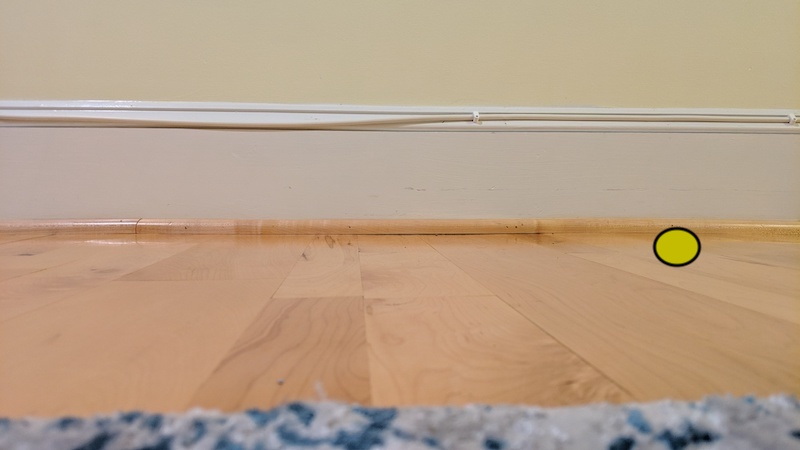
#> input picture images/img1.jpg, 800 x 450 px, found by its file name
$ python diff-distance.py
#> lines starting #> are read from the running program, lines starting #| are printed output that depends on the picture; after the words box and inside, x2 and y2 are one past the last pixel; in counts of white or black regions, pixels touching at a corner belong together
# Two images capture a moving object
# find the distance the object travelled
# adapted from https://www.pyimagesearch.com/2016/04/11/finding-extreme-points-in-contours-with-opencv/
# and https://stackoverflow.com/questions/56781635/find-extreme-outer-points-in-image-with-python-opencv

import cv2
import numpy as np

im0 = cv2.imread('images/img1.jpg')
#> im0 is the input picture: shape (450, 800, 3); mean B, G, R 137, 159.9, 183.4
im1 = cv2.imread('images/img2.jpg')
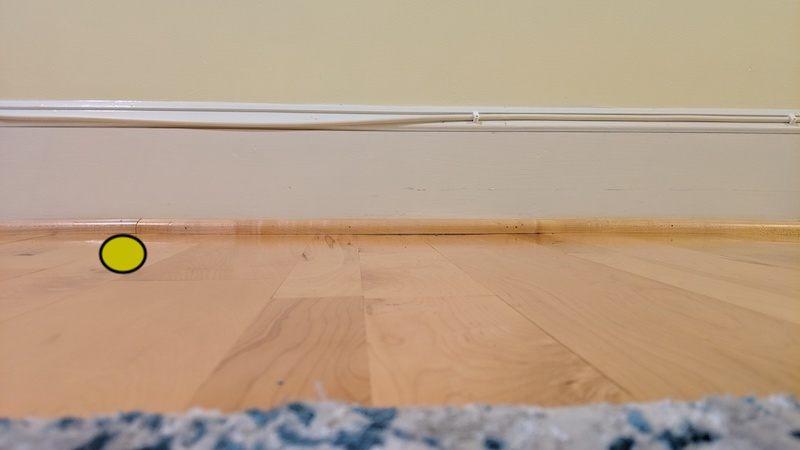
#> input picture images/img2.jpg, 800 x 450 px, found by its file name
#> im1 is the input picture: shape (450, 800, 3); mean B, G, R 136.9, 159.9, 183.4

# subtract images, grayscale, Gaussian blur, threshold
diff = cv2.absdiff(im0, im1)
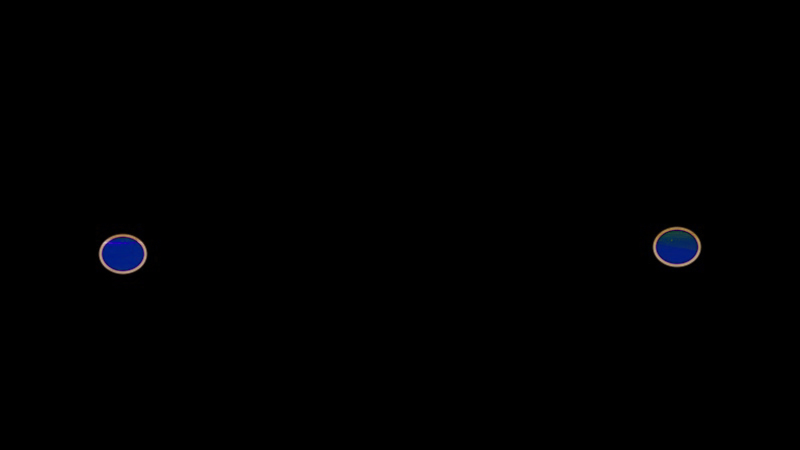
#> diff: shape (450, 800, 3); mean B, G, R 1, 0.5, 0.4
gray = cv2.cvtColor(diff, cv2.COLOR_BGR2GRAY)
blur = cv2.GaussianBlur(gray, (3, 3), 0)
thresh = cv2.threshold(blur, 127, 255, cv2.THRESH_BINARY)[1]
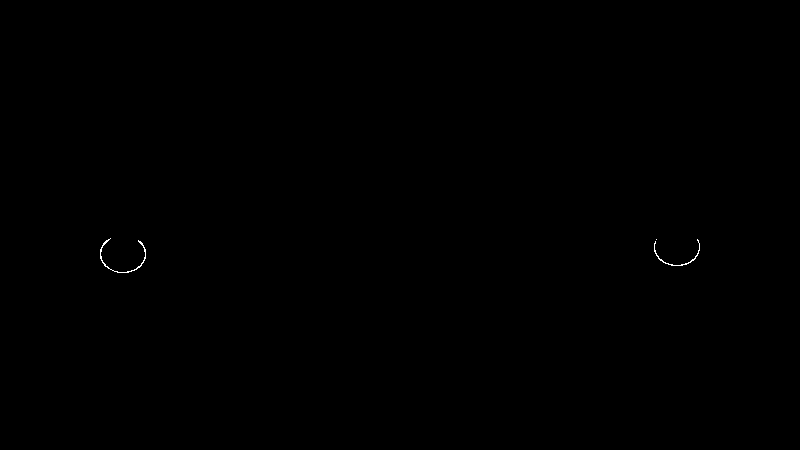
#> thresh: shape (450, 800); 0.07% white in thin lines or dots, all inside (x1, y1, x2, y2) = (100, 238, 700, 273)

# find bounds
x, y, w, h = cv2.boundingRect(thresh)
#> x = 100; y = 238; w = 600; h = 35
# Obtain outer coordinates
left = (x, np.argmax(thresh[:, x]))             #
#> left = (100, 249)
right = (x+w-1, np.argmax(thresh[:, x+w-1]))    #
#> right = (699, 243)

# Draw edge dots onto image
cv2.circle(diff, left, 8, (0, 50, 255), -1)
cv2.circle(diff, right, 8, (0, 255, 255), -1)

# add diff text to image
cv2.putText(diff, 'distance: {}px'.format(right[0] - left[0]), (30, 30),
            cv2.FONT_HERSHEY_SIMPLEX, 1, (255, 255, 255))
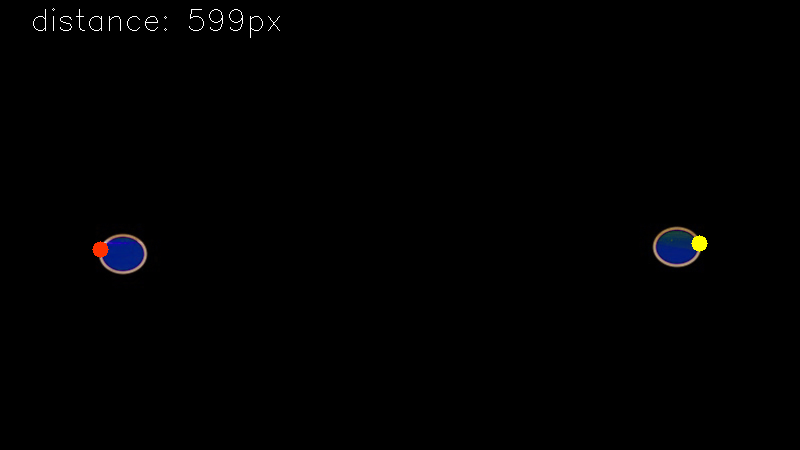
#> diff: shape (450, 800, 3); mean B, G, R 1.3, 1, 1.1
# save the image
cv2.imwrite("images/result-diff-distance.jpg", diff)
